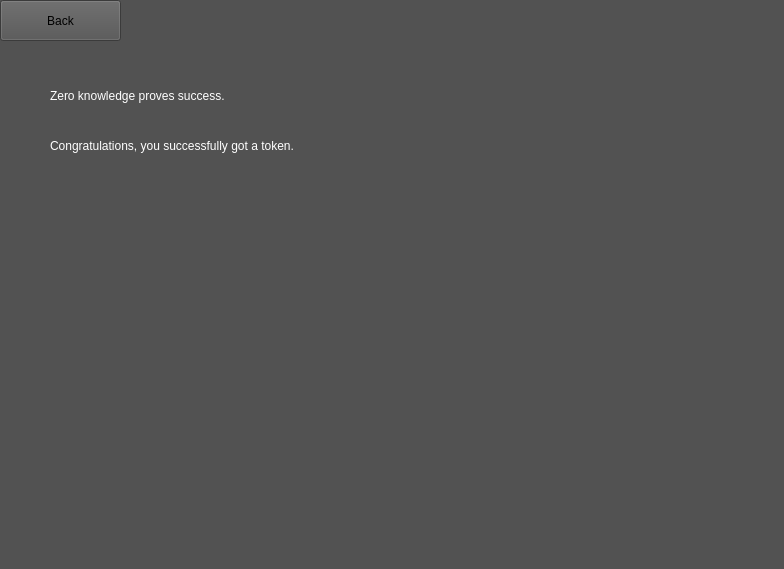
<?xml version="1.0" encoding="UTF-8"?>
<ui version="4.0">
 <class>SuccessWindow</class>
 <widget class="QWidget" name="SuccessWindow">
  <property name="geometry">
   <rect>
    <x>0</x>
    <y>0</y>
    <width>784</width>
    <height>569</height>
   </rect>
  </property>
  <property name="windowTitle">
   <string>Form</string>
  </property>
  <property name="styleSheet">
   <string notr="true">background-color:rgb(82, 82, 82);</string>
  </property>
  <widget class="QLabel" name="label_token">
   <property name="geometry">
    <rect>
     <x>10</x>
     <y>230</y>
     <width>771</width>
     <height>201</height>
    </rect>
   </property>
   <property name="text">
    <string/>
   </property>
  </widget>
  <widget class="QPushButton" name="button_back">
   <property name="geometry">
    <rect>
     <x>0</x>
     <y>0</y>
     <width>121</width>
     <height>41</height>
    </rect>
   </property>
   <property name="text">
    <string>Back</string>
   </property>
  </widget>
  <widget class="QLabel" name="label">
   <property name="geometry">
    <rect>
     <x>50</x>
     <y>80</y>
     <width>681</width>
     <height>31</height>
    </rect>
   </property>
   <property name="styleSheet">
    <string notr="true">font: 87 20pt &quot;Arial Black&quot;;
color:rgb(255,255,255);</string>
   </property>
   <property name="text">
    <string>Zero knowledge proves success.</string>
   </property>
  </widget>
  <widget class="QLabel" name="label_2">
   <property name="geometry">
    <rect>
     <x>50</x>
     <y>130</y>
     <width>681</width>
     <height>31</height>
    </rect>
   </property>
   <property name="styleSheet">
    <string notr="true">font: 87 20pt &quot;Arial Black&quot;;
color:rgb(255,255,255);</string>
   </property>
   <property name="text">
    <string>Congratulations, you successfully got a token.</string>
   </property>
  </widget>
 </widget>
 <resources/>
 <connections/>
</ui>
